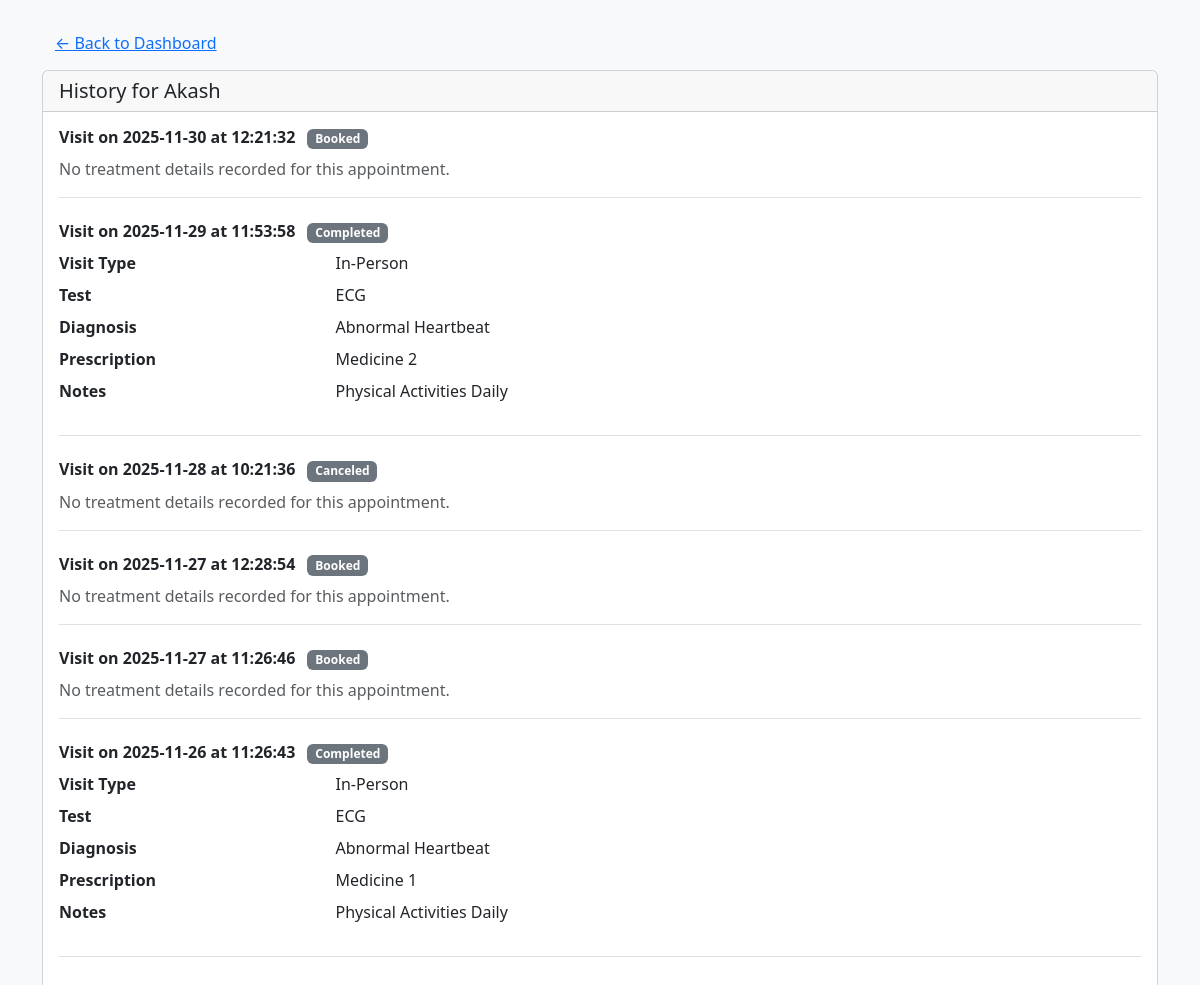
The page /admin/patient/1/history (signed in) on the database as committed earlier.
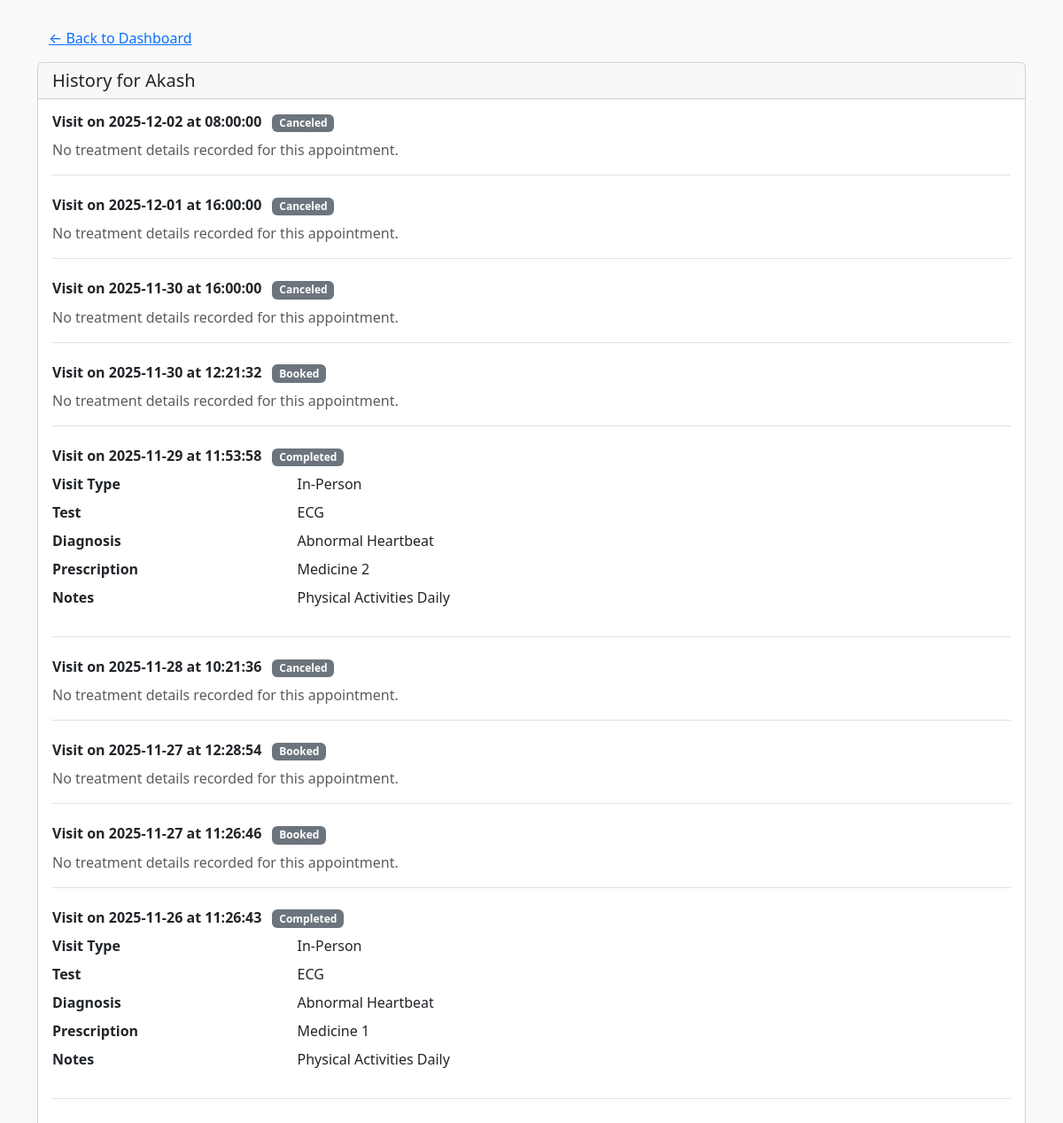
The same page on the database as committed later.
### backend/models.py (models this page shows, shortened)
class Patient(db.Model , UserMixin):
    __tablename__ = "patient"
    id  = db.Column(db.Integer , primary_key = True , autoincrement = True)
    name = db.Column(db.String , nullable = False)
    email = db.Column(db.String, unique = True , nullable = False)
    password = db.Column(db.String, nullable = False)
    phone = db.Column(db.String, nullable =False)
    status = db.Column(db.String, nullable =False, default='Active')
    created_appointments = db.relationship("Appointment", backref = "patient")

class Appointment(db.Model):
    __tablename__ = "appointment"
    id  = db.Column(db.Integer , primary_key = True , autoincrement = True)
    pat_id = db.Column(db.Integer, db.ForeignKey ("patient.id"), nullable = False)
    doc_id = db.Column(db.Integer, db.ForeignKey ("doctor.id"), nullable = False)
    dept_id = db.Column(db.Integer, db.ForeignKey ("department.id"), nullable = False)
    date = db.Column(db.Date, default=datetime.date.today, nullable = False)
    time = db.Column(db.Time, default=lambda: datetime.datetime.now().time(), nullable = False)
    status = db.Column(db.String, nullable = False, default='Booked')
    treatments = db.relationship("Treatment", backref = "appointment")

class Treatment(db.Model):
    __tablename__ = "treatment"
    id  = db.Column(db.Integer , primary_key = True , autoincrement = True)
    appoint_id = db.Column(db.Integer, db.ForeignKey ("appointment.id"), nullable = False)
    visit_dt = db.Column(db.DateTime, nullable=False, default=datetime.datetime.utcnow)
    visit_type = db.Column(db.String(50))
    test = db.Column(db.String(50))
    diagnosis = db.Column(db.String, nullable = True)
    prescription = db.Column(db.String, nullable = True)
    notes = db.Column(db.String, nullable = True)

### backend/routes.py (the view)
@app.route("/admin/patient/<int:patient_id>/history")
@login_required
def admin_patient_history(patient_id):
    patient = Patient.query.get_or_404(patient_id)
    appointments = (
        Appointment.query
        .filter(Appointment.pat_id == patient.id)
        .order_by(Appointment.date.desc(), Appointment.time.desc())
        .all()
    )
    return render_template(
        "doctor/patient_history.html",
        patient=patient,
        appointments=appointments,
        back_url=url_for("admin_dashboard")
    )

### app.py (called while the page is built)
def create_app():
    app = Flask(__name__)
    app.config["SQLALCHEMY_DATABASE_URI"] = "sqlite:///Hospital_db.sqlite3"
    db.init_app(app)
    app.config["SECRET_KEY"] = "Thisismysecret"
    login_manager = LoginManager(app)
    @login_manager.user_loader
    def load_user(email):
        return db.session.query(Patient).filter_by(email = email).first() or \
        db.session.query(Admin).filter_by(email = email).first() or \
        db.session.query(Doctor).filter_by(email = email).first()
    app.app_context().push()
    db.create_all()
    return app

### templates/doctor/patient_history.html (shortened to what this page needs)
<!DOCTYPE html>
<html lang="en">
<head>
    <link href="https://cdn.jsdelivr.net/npm/bootstrap@5.3.7/dist/css/bootstrap.min.css" rel="stylesheet">
</head>
<body class="bg-light">
    <div class="container mt-4">
        <a href="{{ back_url if back_url is defined else url_for('doc_dashboard') }}" class="btn btn-link">
            &larr; Back to Dashboard
        </a>
        <div class="card mt-2">
            <div class="card-header">
                <h5 class="mb-0">History for {{ patient.name }}</h5>
            </div>
            <div class="card-body">
                {% if appointments %}
                {% for appt in appointments %}
                <div class="mb-4 pb-3 border-bottom">
                    <h6 class="fw-bold">
                        Visit on {{ appt.date }} at {{ appt.time }}
                        <span class="badge bg-secondary ms-2">{{ appt.status }}</span>
                    </h6>
                    {% if appt.treatments %}
                    {% for t in appt.treatments %}
                    <dl class="row mb-2">
                        <dt class="col-sm-3">Visit Type</dt>
                        <dd class="col-sm-9">{{ t.visit_type or '-' }}</dd>
                        <dt class="col-sm-3">Test</dt>
                        <dd class="col-sm-9">{{ t.test or '-' }}</dd>
                        <dt class="col-sm-3">Diagnosis</dt>
                        <dd class="col-sm-9">{{ t.diagnosis or '-' }}</dd>
                        <dt class="col-sm-3">Prescription</dt>
                        <dd class="col-sm-9">{{ t.prescription or '-' }}</dd>
                        <dt class="col-sm-3">Notes</dt>
                        <dd class="col-sm-9">{{ t.notes or '-' }}</dd>
                    </dl>
                    {% endfor %}
                    {% else %}
                    <p class="text-muted mb-0">No treatment details recorded for this appointment.</p>
                    {% endif %}
                </div>
                {% endfor %}
                {% else %}
                <p class="text-muted">No history available for this patient.</p>
                {% endif %}
            </div>
        </div>
    </div>
</body>
</html>

Rows that differ between the two databases and show on the page:
added Appointment: date "2025-12-02", time "08:00:00", status "Canceled", shows "No treatment details recorded for this appointment."
added Appointment: date "2025-12-01", time "16:00:00", status "Canceled", shows "No treatment details recorded for this appointment."
added Appointment: date "2025-11-30", time "16:00:00", status "Canceled", shows "No treatment details recorded for this appointment."
